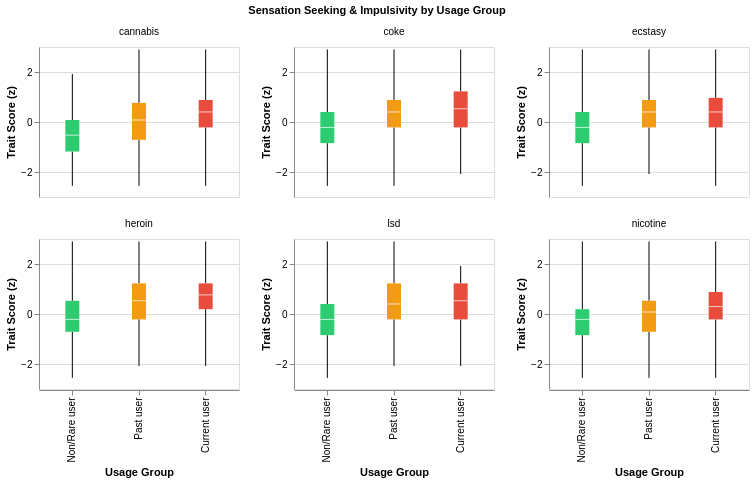

Here is the notebook cell this chart was saved with:
### Code cell
# -------------------------------------------------------
# CHART 6: Box plots — SS & Impulsivity by drug usage
# -------------------------------------------------------

drugs_boxplot = ['cannabis', 'ecstasy', 'lsd', 'coke', 'nicotine', 'heroin']
drugs_boxplot = [d for d in drugs_boxplot if d in df_as.columns]

df_box_records = []
for drug in drugs_boxplot:
    tmp = df_as[[drug, 'Sensation Seeking', 'Impulsivity']].copy()
    tmp['Drug'] = drug
    tmp['UsageCode'] = tmp[drug].map(usage_numeric)
    tmp['UsageGroup'] = tmp['UsageCode'].apply(usage_group)
    df_box_records.append(tmp[['Drug', 'UsageGroup', 'Sensation Seeking', 'Impulsivity']])

df_box = pd.concat(df_box_records)
df_box_melted = df_box.melt(id_vars=['Drug', 'UsageGroup'], var_name='Trait', value_name='Score')

box_chart = alt.Chart(df_box_melted).mark_boxplot(extent='min-max', outliers=False).encode(
    x=alt.X('UsageGroup:N',
            sort=['Non/Rare user', 'Past user', 'Current user'],
            title='Usage Group'),
    y=alt.Y('Score:Q', title='Trait Score (z)'),
    color=alt.Color('UsageGroup:N',
                    scale=alt.Scale(
                        domain=['Non/Rare user', 'Past user', 'Current user'],
                        range=['#2ecc71', '#f39c12', '#e74c3c']
                    ),
                    legend=None),
    facet=alt.Facet('Drug:N', columns=3, title='Sensation Seeking & Impulsivity by Usage Group')
).transform_filter(
    alt.FieldOneOfPredicate(field='Trait', oneOf=['Sensation Seeking', 'Impulsivity'])
).properties(
    width=200, height=150
).resolve_scale(y='independent')

box_chart

### Figure 1 — Vega-Lite specification as saved in the notebook (floating-point values rounded to 4 significant figures; data arrays with more than 128 entries replaced by an {"elided": "..."} marker saying what was removed)
{"config": {"view": {"continuousWidth": 300, "continuousHeight": 300}}, "data": {"name": "data-2f0d8c26aad011fdbc89b690719a76cd"}, "mark": {"type": "boxplot", "extent": "min-max", "outliers": false}, "encoding": {"color": {"field": "UsageGroup", "legend": null, "scale": {"domain": ["Non/Rare user", "Past user", "Current user"], "range": ["#2ecc71", "#f39c12", "#e74c3c"]}, "type": "nominal"}, "facet": {"columns": 3, "field": "Drug", "title": "Sensation Seeking & Impulsivity by Usage Group", "type": "nominal"}, "x": {"field": "UsageGroup", "sort": ["Non/Rare user", "Past user", "Current user"], "title": "Usage Group", "type": "nominal"}, "y": {"field": "Score", "title": "Trait Score (z)", "type": "quantitative"}}, "height": 150, "resolve": {"scale": {"y": "independent"}}, "transform": [{"filter": {"field": "Trait", "oneOf": ["Sensation Seeking", "Impulsivity"]}}], "width": 200, "$schema": "https://vega.github.io/schema/vega-lite/v5.20.1.json", "datasets": {"data-2f0d8c26aad011fdbc89b690719a76cd": {"elided": "22620 records"}}}
